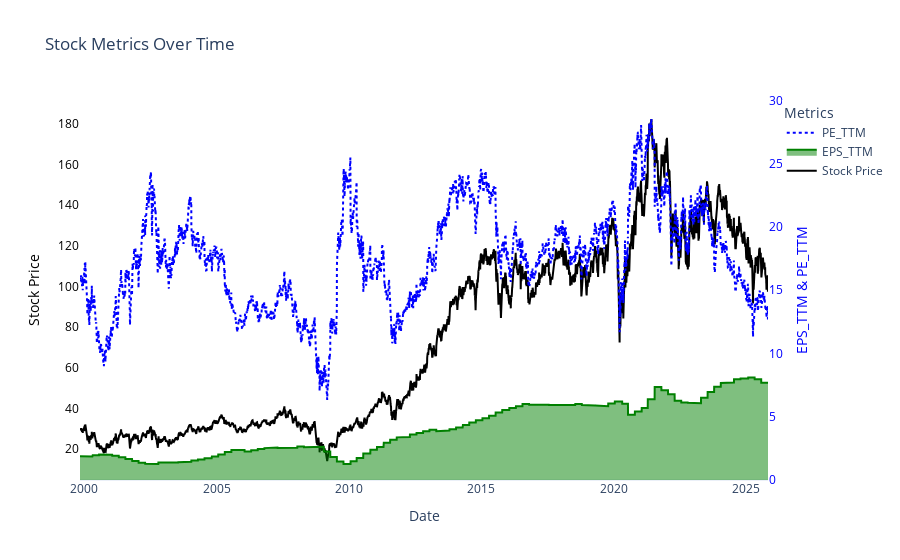

Source (notebook cell):
### Code cell
import plotly.graph_objects as go


# Create the figure
fig = go.Figure()

# Add stock_price on primary y-axis (left)
fig.add_trace(go.Scatter(
    x=stock_consolidate_df.index,
    y=stock_consolidate_df["stock_price"],
    mode='lines',
    line=dict(color='black'),
    name='Stock Price',
    yaxis="y1"
))

# Add EPS_TTM on secondary y-axis (right)
fig.add_trace(go.Scatter(
    x=stock_consolidate_df.index,
    y=stock_consolidate_df["EPS_TTM"],
    mode='lines',
    fill='tonexty',  # Shadow effect
    line=dict(color='green'),
    name='EPS_TTM',
    yaxis="y2"
))

# Add PE_TTM on secondary y-axis (right)
fig.add_trace(go.Scatter(
    x=stock_consolidate_df.index,
    y=stock_consolidate_df["PE_TTM"],
    mode='lines',
    line=dict(color='blue', dash='dot'),
    name='PE_TTM',
    yaxis="y2"
))

# Update layout to remove grid and configure dual y-axes
fig.update_layout(
    title="Stock Metrics Over Time",
    xaxis=dict(title="Date", showgrid=False),
    yaxis=dict(
        title="Stock Price",
        showgrid=False,
        titlefont=dict(color="black"),
        tickfont=dict(color="black")
    ),
    yaxis2=dict(
        title="EPS_TTM & PE_TTM",
        overlaying="y",  # Overlay with y1
        side="right",
        showgrid=False,
        titlefont=dict(color="blue"),
        tickfont=dict(color="blue")
    ),
    legend_title="Metrics",
    template="plotly_white",
    plot_bgcolor='white'  # Background color
)

# Show the plot
fig.show()

### Figure 1 — Plotly figure (JSON) as saved in the notebook; plotly's stock layout.template omitted (floating-point values rounded to 4 significant figures; data arrays with more than 128 entries replaced by an {"elided": "..."} marker saying what was removed)
{"data": [{"line": {"color": "black"}, "mode": "lines", "name": "Stock Price", "type": "scatter", "x": {"elided": "6541 str values"}, "y": {"elided": "6541 float values"}, "yaxis": "y"}, {"fill": "tonexty", "line": {"color": "green"}, "mode": "lines", "name": "EPS_TTM", "type": "scatter", "x": {"elided": "6541 str values"}, "y": {"elided": "6541 float values"}, "yaxis": "y2"}, {"line": {"color": "blue", "dash": "dot"}, "mode": "lines", "name": "PE_TTM", "type": "scatter", "x": {"elided": "6541 str values"}, "y": {"elided": "6541 float values"}, "yaxis": "y2"}], "layout": {"legend": {"title": {"text": "Metrics"}}, "plot_bgcolor": "white", "title": {"text": "Stock Metrics Over Time"}, "xaxis": {"showgrid": false, "title": {"text": "Date"}}, "yaxis": {"showgrid": false, "tickfont": {"color": "black"}, "title": {"font": {"color": "black"}, "text": "Stock Price"}}, "yaxis2": {"overlaying": "y", "showgrid": false, "side": "right", "tickfont": {"color": "blue"}, "title": {"font": {"color": "blue"}, "text": "EPS_TTM & PE_TTM"}}}}
